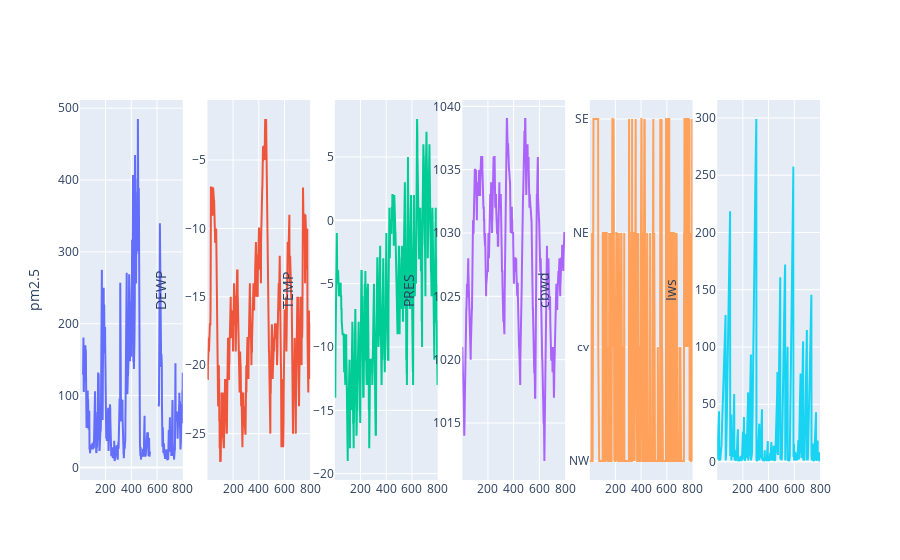

Here is the notebook cell this chart was saved with:
### Code cell
import plotly.graph_objects as go
from plotly.subplots import make_subplots

data_slice = dataframe.iloc[0:800]
fig = make_subplots(rows=1, cols=len(data_slice.columns[5:11]), shared_yaxes=False)

for i, column in enumerate(data_slice.columns[5:11], start=1):
    fig.add_trace(
        go.Scatter(x=data_slice["No"], y=data_slice[column], mode="lines"), row=1, col=i
    )
    fig.update_yaxes(title_text=column, row=1, col=i)

fig.update_layout(showlegend=False)
fig.show()

### Figure 1 — Plotly figure (JSON) as saved in the notebook; plotly's stock layout.template omitted (floating-point values rounded to 4 significant figures; data arrays with more than 128 entries replaced by an {"elided": "..."} marker saying what was removed)
{"data": [{"mode": "lines", "type": "scatter", "x": {"elided": "800 int values"}, "xaxis": "x", "y": {"elided": "800 int values"}, "yaxis": "y"}, {"mode": "lines", "type": "scatter", "x": {"elided": "800 int values"}, "xaxis": "x2", "y": {"elided": "800 int values"}, "yaxis": "y2"}, {"mode": "lines", "type": "scatter", "x": {"elided": "800 int values"}, "xaxis": "x3", "y": {"elided": "800 int values"}, "yaxis": "y3"}, {"mode": "lines", "type": "scatter", "x": {"elided": "800 int values"}, "xaxis": "x4", "y": {"elided": "800 int values"}, "yaxis": "y4"}, {"mode": "lines", "type": "scatter", "x": {"elided": "800 int values"}, "xaxis": "x5", "y": {"elided": "800 str values"}, "yaxis": "y5"}, {"mode": "lines", "type": "scatter", "x": {"elided": "800 int values"}, "xaxis": "x6", "y": {"elided": "800 float values"}, "yaxis": "y6"}], "layout": {"showlegend": false, "xaxis": {"anchor": "y", "domain": [0, 0.1389]}, "xaxis2": {"anchor": "y2", "domain": [0.1722, 0.3111]}, "xaxis3": {"anchor": "y3", "domain": [0.3444, 0.4833]}, "xaxis4": {"anchor": "y4", "domain": [0.5167, 0.6556]}, "xaxis5": {"anchor": "y5", "domain": [0.6889, 0.8278]}, "xaxis6": {"anchor": "y6", "domain": [0.8611, 1]}, "yaxis": {"anchor": "x", "domain": [0, 1], "title": {"text": "pm2.5"}}, "yaxis2": {"anchor": "x2", "domain": [0, 1], "title": {"text": "DEWP"}}, "yaxis3": {"anchor": "x3", "domain": [0, 1], "title": {"text": "TEMP"}}, "yaxis4": {"anchor": "x4", "domain": [0, 1], "title": {"text": "PRES"}}, "yaxis5": {"anchor": "x5", "domain": [0, 1], "title": {"text": "cbwd"}}, "yaxis6": {"anchor": "x6", "domain": [0, 1], "title": {"text": "Iws"}}}}
